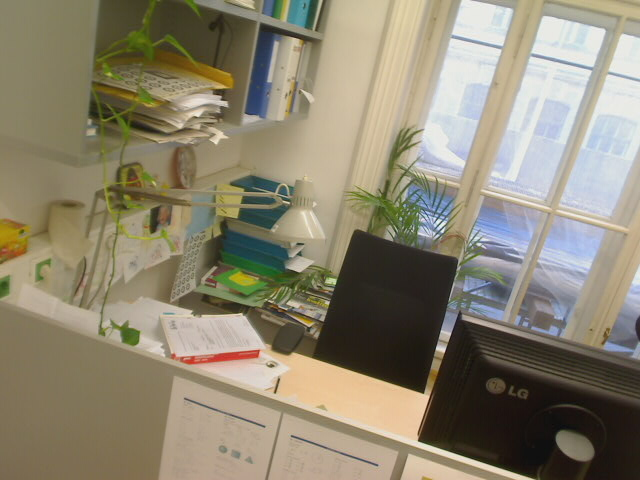
#> input picture Harris Corner Detection/desk/Image-00.jpg, 640 x 480 px
$ python main_harris_image.py
#> lines starting #> are read from the running program, lines starting #| are printed output that depends on the picture; after the words box and inside, x2 and y2 are one past the last pixel; in counts of white or black regions, pixels touching at a corner belong together
### Harris Corner Detection/harris_corner.py
#!/usr/bin/env python3
# -*- coding: utf-8 -*-

""" Corner detection with the Harris corner detector

Author: Fredrik Berg
MatrNr: 12105487
"""
import numpy as np
import cv2


def harris_corner(img: np.ndarray, sigma1: float, sigma2: float, k: float, threshold: float):
    """ Detect corners using the Harris corner detector

    :param img: Grayscale input image
    :type img: np.ndarray with shape (height, width) with dtype = np.float32 and values in the range [0., 1.]

    :param sigma1: Sigma for the first Gaussian filtering
    :type sigma1: float

    :param sigma2: Sigma for the second Gaussian filtering
    :type sigma2: float

    :param k: Coefficient for harris formula
    :type k: float

    :param threshold: corner threshold
    :type threshold: float

    :return: (i_xx, i_yy, i_xy, g_xx, g_yy, g_xy, h_dense, h_nonmax, corners):
        i_xx: squared input image filtered with derivative of gaussian in x-direction
        i_yy: squared input image filtered with derivative of gaussian in y-direction
        i_xy: Multiplication of input image filtered with derivative of gaussian in x- and y-direction
        g_xx: i_xx filtered by larger gaussian
        g_yy: i_yy filtered by larger gaussian
        g_xy: i_xy filtered by larger gaussian
        h_dense: Result of harris calculation for every pixel. Array of same size as input image.
            Values normalized to the range (-inf, 1.]
        h_nonmax: Binary mask of non-maxima suppression. Array of same size as input image.
            1 where values are NOT suppressed, 0 where they are.
        corners: n x 3 array containing all detected corners after thresholding and non-maxima suppression.
            Every row vector represents a corner with the elements [y, x, d]
            (d is the result of the harris calculation)
    :rtype: (np.ndarray, np.ndarray, np.ndarray, np.ndarray, np.ndarray, np.ndarray, np.ndarray, np.ndarray, np.ndarray)

    """

    ######################################################

    # Below I create the two gaussian filters that will be used for this harris corner detector. I also calculate \
    # the derivatives in the x- and y-directions for my first kernel (the one using sigma1)

    kernel_width = 2 * round(3 * sigma1) + 1
    kernel1 = cv2.getGaussianKernel(kernel_width, sigma1)
    kernel2 = cv2.getGaussianKernel(kernel_width, sigma2)
    gauss1 = np.outer(kernel1, kernel1.transpose())
    gauss2 = np.outer(kernel2, kernel2.transpose())
    derivative_x, derivative_y = np.gradient(gauss1)

    # Here I calculate the two derivatives of the image, Ix and Iy as well as Ixx, Ixy and Iyy

    i_x = cv2.filter2D(img, -1, derivative_x)
    i_y = cv2.filter2D(img, -1, derivative_y)
    i_xx = np.square(i_x)
    i_yy = np.square(i_y)
    i_xy = i_x * i_y

    # Calculates the different parts of the M-matrix, Gxx, Gxy and Gyy

    g_xx = cv2.filter2D(i_xx, -1, gauss2)
    g_yy = cv2.filter2D(i_yy, -1, gauss2)
    g_xy = cv2.filter2D(i_xy, -1, gauss2)

    # Here I calculate the determinant and trace of M to finally calculate R. I also normalize it

    deter_m = (g_xx * g_yy) - (g_xy ** 2)
    trace_m = g_xx + g_yy
    r = deter_m - (k * (trace_m ** 2))
    norm_r = r / np.amax(r)

    # Finally I calculate Harris feature value for each of the pixels in the original image! I also create \
    # a list for the corners array. I then iterate through my out from the non-max and for the values which \
    # are larger than the threshold and if non_max is 1 at that position I add it to the corner-list which \
    # I then turn into the array corners which is returned

    h_nonmax = non_max(norm_r)
    corner_list = []
    corner_row, corner_col = np.where(norm_r > threshold)
    for i in range(corner_row.size):
        if h_nonmax[corner_row[i]][corner_col[i]] == 1:
            corner_list.append([corner_row[i], corner_col[i], h_nonmax[corner_row[i]][corner_col[i]]])

    corners = np.array(corner_list, dtype=int)

    return i_xx, i_yy, i_xy, g_xx, g_yy, g_xy, norm_r, h_nonmax, corners

    ######################################################


def non_max(mat: np.ndarray):
    """ Return a matrix in which only local maxima of the input matrix are set to 1, all other values are set to 0

    :param mat: Input matrix
    :type mat: np.ndarray with shape (height, width) with dtype = np.float32 and values in the range (-inf, 1.]

    :return: Binary Matrix with the same dimensions as the input matrix
    :rtype: np.ndarray with shape (height, width) with dtype = int and values in {0,1}

    """

    ######################################################

    # First i generate 8 matrices where I've shifted the pixels so that the pixel I want to check is in the middle \
    # compared to the original matrix mat. For the rows and columns that get rolled around I set them to nan to avoid \
    # issues.

    # Matrix where the pixel to the right is in the middle
    mat_xp = np.roll(mat, 1, axis=1)
    mat_xp[:, 0] = np.nan
    # Matrix where the pixel to the left is in the middle
    mat_xm = np.roll(mat, -1, axis=1)
    mat_xm[:, -1] = np.nan
    # Matrix where the pixel above is in the middle
    mat_yp = np.roll(mat, 1, axis=0)
    mat_yp[0, :] = np.nan
    # Matrix where the pixel below is in the middle
    mat_ym = np.roll(mat, -1, axis=0)
    mat_ym[-1, :] = np.nan
    # Matrix where the pixel in the lower right corner is in the middle
    mat_dig_p = np.roll(np.roll(mat, -1, axis=0), -1, axis=1)
    mat_dig_p[-1, :] = np.nan
    mat_dig_p[:, -1] = np.nan
    # Matrix where the pixel in the upper left corner is in the middle
    mat_dig_m = np.roll(np.roll(mat, 1, axis=0), 1, axis=1)
    mat_dig_m[0, :] = np.nan
    mat_dig_m[:, 0] = np.nan
    # Matrix where the pixel in the lower left corner is in the middle
    mat_adig_p = np.roll(np.roll(mat, -1, axis=0), 1, axis=1)
    mat_adig_p[-1, :] = np.nan
    mat_adig_p[0, :] = np.nan
    # Matrix where the pixel in the upper right corner is in the middle
    mat_adig_m = np.roll(np.roll(mat, 1, axis=0), -1, axis=1)
    mat_adig_m[0, :] = np.nan
    mat_adig_m[:, -1] = np.nan

    # Here i generate 8 different boolean matrices where the comparisons for all adjacent neighbors of the center \
    # pixel is carried out.
    comp_xp = mat > mat_xp
    comp_yp = mat > mat_yp
    comp_dig_p = mat > mat_dig_p
    comp_adig_p = mat > mat_adig_p
    comp_xm = mat > mat_xm
    comp_ym = mat > mat_ym
    comp_dig_m = mat > mat_dig_m
    comp_adig_m = mat > mat_adig_m

    # Here I generate a complete boolean map which checks where the center pixel is larger than all neighbors
    local_max = comp_xp & comp_yp & comp_dig_p & comp_adig_p & comp_xm & comp_ym & comp_dig_m & comp_adig_m

    # Finally i create the output array where all local maxima are set to 1 and the other pixels set to 0.
    output = np.where(local_max == True, 1, 0)
    return output

    ######################################################

### Harris Corner Detection/helper_functions.py
#!/usr/bin/env python3
# -*- coding: utf-8 -*-

"""
Machine Vision and Cognitive Robotics (376.054)
Exercise 2: Harris Corners
Clara Haider, Matthias Hirschmanner 2021
Automation & Control Institute, TU Wien

Tutors: machinevision@acin.tuwien.ac.at
"""
import numpy as np
import matplotlib.pyplot as plt
import cv2


# [49 lines left out: function show_image, not called in this run]

def show_corners(img: np.ndarray,
                 i_xx: np.ndarray,
                 i_yy: np.ndarray,
                 i_xy: np.ndarray,
                 g_xx: np.ndarray,
                 g_yy: np.ndarray,
                 g_xy: np.ndarray,
                 h_dense: np.ndarray,
                 h_nonmax: np.ndarray,
                 corners: np.ndarray,
                 debug_corners: bool = False,
                 save_image: bool = False) -> None:
    """ Plot the corners in an image and optionally the intermediate steps

    :param img: Grayscale input image
    :param i_xx: squared input image filtered with derivative of gaussian in x-direction
    :param i_yy: squared input image filtered with derivative of gaussian in y-direction
    :param i_xy: Multiplication of input image filtered with derivative of gaussian in x- and y-direction
    :param g_xx: i_xx filtered by larger gaussian
    :param g_yy: i_yy filtered by larger gaussian
    :param g_xy: i_xy filtered by larger gaussian
    :param h_dense: Result of harris calculation for every pixel. Array of same size as input image.
            Values normalized to 0-1
    :param h_nonmax: Binary mask of non-maxima suppression. Array of same size as input image.
            1 where values are NOT suppressed, 0 where they are.
    :param corners: n x 3 matrix containing all detected corners after thresholding and non-maxima suppression.
            Every row vector represents a corner with the elements [y, x, d]
            (d is the result of the harris calculation)
    :param debug_corners: If True will also plot all intermediate images
    :param save_image: If True will save the figure
    :return: None
    """

    if not debug_corners:
        plt.imshow(img, cmap='gray')

        # plot red X at Corners
        plt.scatter(x=corners[:, 1], y=corners[:, 0], c='red', marker='x', lw=0.3)
        if save_image:
            plt.savefig('corners.png', dpi=300)
        plt.show()

    else:
        i_xx = i_xx / np.amax(i_xx)
        i_yy = i_yy / np.amax(i_yy)
        i_xy = i_xy / np.amax(i_xy)
        g_xx = g_xx / np.amax(g_xx)
        g_yy = g_yy / np.amax(g_yy)
        g_xy = g_xy / np.amax(g_xy)
        h_nonmax = h_nonmax / np.amax(h_nonmax)
        h_dense = h_dense / np.amax(h_dense)

        fig, ax = plt.subplots(3, 3, figsize=(20, 10))
        plt.subplot(3, 3, 1)
        plt.title("I")
        plt.imshow(img, cmap='gray')
        plt.scatter(x=corners[:, 1], y=corners[:, 0], c='red', marker='x', s=10, lw=0.3)

        plt.subplot(3, 3, 2)
        plt.title("Ixx")
        plt.imshow(i_xx, cmap='gray')

        plt.subplot(3, 3, 3)
        plt.title("Iyy")
        plt.imshow(i_yy, cmap='gray')

        plt.subplot(3, 3, 4)
        plt.title("Ixy")
        plt.imshow(i_xy, cmap='gray', vmin=0, vmax=1)

        plt.subplot(3, 3, 5)
        plt.title("Gxx")
        plt.imshow(g_xx, cmap='gray')

        plt.subplot(3, 3, 6)
        plt.title("Gyy")
        plt.imshow(g_yy, cmap='gray')

        plt.subplot(3, 3, 7)
        plt.title("Gxy")
        plt.imshow(g_xy, cmap='gray', vmin=0, vmax=1)

        plt.subplot(3, 3, 8)
        plt.title("Hdense")
        plt.imshow(h_dense, cmap='gray')

        plt.subplot(3, 3, 9)
        plt.title("Hnonmax")
        plt.imshow(h_nonmax, cmap='gray')
        if save_image:
            plt.savefig('debug_image.png', dpi=300)
        plt.show()


# [108 lines left out: functions show_matches, circle_mask, rotate_bound, not called in this run]

### Harris Corner Detection/main_harris_image.py
#!/usr/bin/env python3
# -*- coding: utf-8 -*-

"""
Machine Vision and Cognitive Robotics (376.054)
Exercise 2a: Harris Corners
Clara Haider, Matthias Hirschmanner 2021
Automation & Control Institute, TU Wien

Tutors: machinevision@acin.tuwien.ac.at
"""
from pathlib import Path

import cv2
import numpy as np

from harris_corner import harris_corner
from helper_functions import show_corners

if __name__ == '__main__':
    debug_corners = True  # <<< change to reduce output when you're done
    save_image = True
    img_file = 'desk/Image-00.jpg'

    # parameters <<< try different settings!
    sigma1 = 0.8
    sigma2 = 1.5
    k = 0.04
    threshold = 0.01

    # Read image
    current_path = Path(__file__).parent
    img_gray = cv2.imread(str(current_path.joinpath(img_file)), cv2.IMREAD_GRAYSCALE)
    if img_gray is None:
        raise FileNotFoundError("Couldn't load image in " + str(current_path))

    # Convert image from uint8 with range [0,255] to float32 with range [0,1]
    img_gray = img_gray.astype(np.float32) / 255.

    # Harris corner detector
    i_xx, i_yy, i_xy, g_xx, g_yy, g_xy, h_dense, h_nonmax, corners \
        = harris_corner(img_gray,
                        sigma1=sigma1,
                        sigma2=sigma2,
                        k=k,
                        threshold=threshold)
#> in non_max, `mat_adig_p[0, :] = np.nan`:
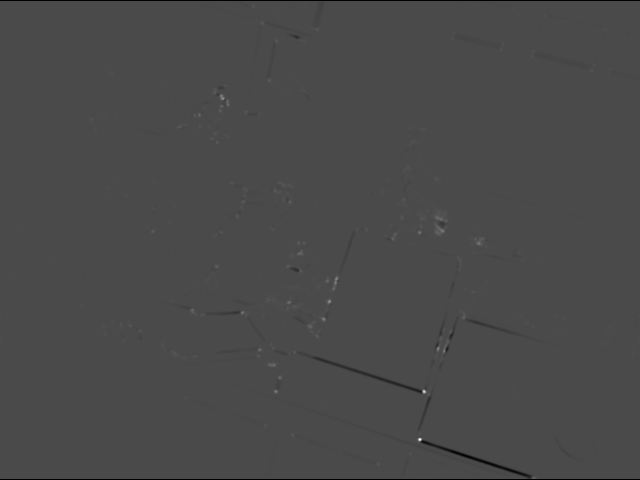
#> mat_adig_p: shape (480, 640) float32; 0.42% of the values are NaN or infinite; the others: min -0.413, max 1, mean -0.000587; drawn with min black, max white, NaN and infinite black
#> in non_max, `comp_xp = mat > mat_xp`:
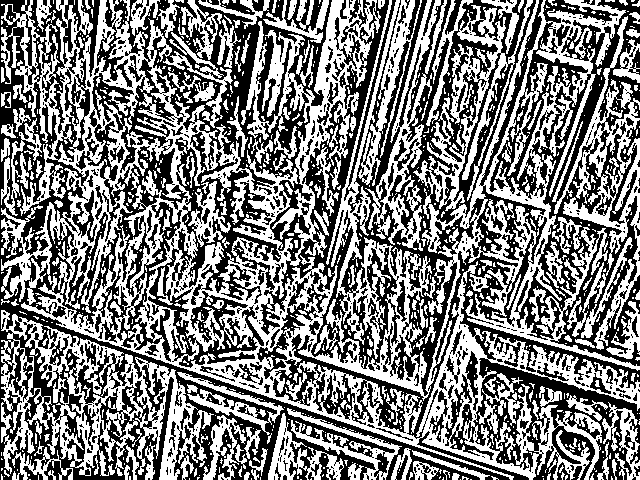
#> comp_xp: shape (480, 640) bool; 49.4% white; 882 white regions (683 under 20 px), largest, box (x1, y1, x2, y2) and area: (1, 0, 640, 480) 87711, (1, 310, 214, 480) 11399, (554, 16, 640, 350) 5998
#> in non_max, `comp_xm = mat > mat_xm`:
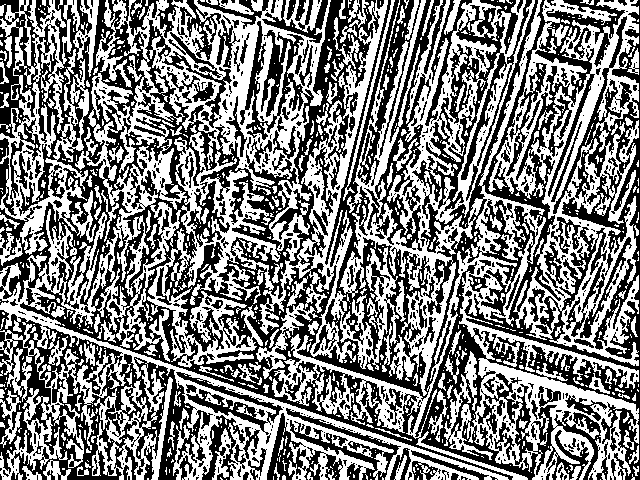
#> comp_xm: shape (480, 640) bool; 49.9% white; 864 white regions (693 under 20 px), largest, box (x1, y1, x2, y2) and area: (0, 0, 509, 480) 66179, (272, 0, 639, 480) 39789, (488, 0, 639, 366) 19744
#> in non_max, `comp_ym = mat > mat_ym`:
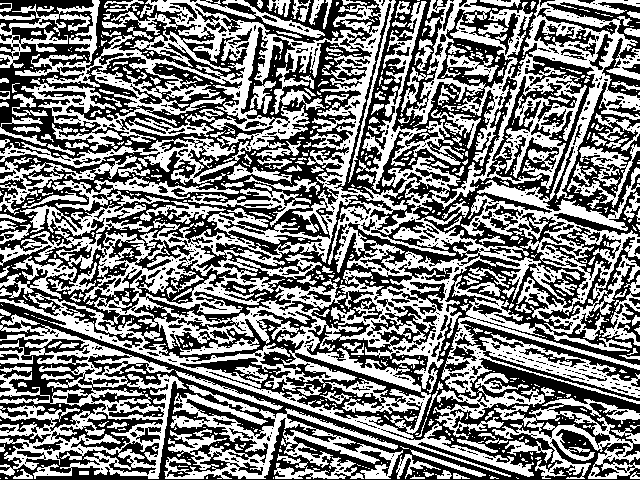
#> comp_ym: shape (480, 640) bool; 49.6% white; 823 white regions (623 under 20 px), largest, box (x1, y1, x2, y2) and area: (0, 0, 640, 477) 98268, (0, 314, 187, 479) 10900, (164, 384, 403, 479) 7056
#> in non_max, `comp_dig_m = mat > mat_dig_m`:
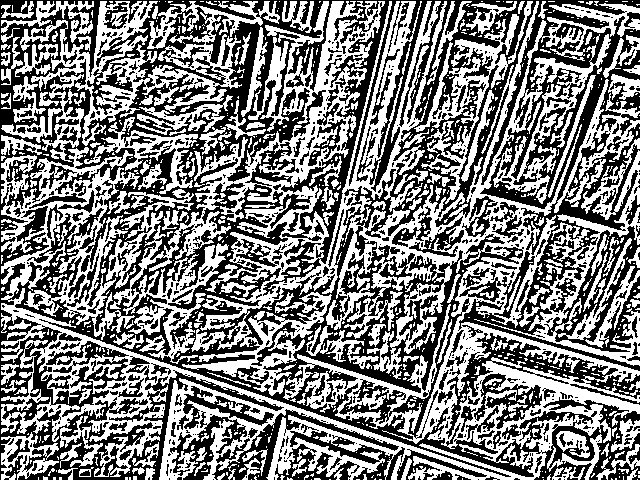
#> comp_dig_m: shape (480, 640) bool; 49.6% white; 875 white regions (683 under 20 px), largest, box (x1, y1, x2, y2) and area: (1, 1, 640, 480) 63591, (110, 1, 447, 396) 32545, (1, 1, 280, 162) 11318
#> in non_max, `comp_adig_m = mat > mat_adig_m`:
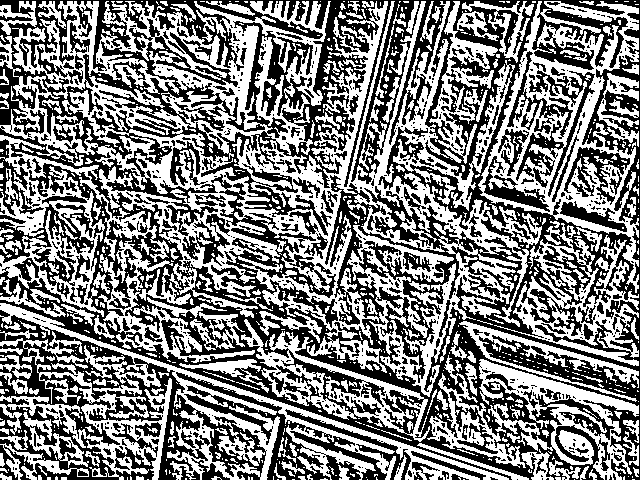
#> comp_adig_m: shape (480, 640) bool; 50.1% white; 874 black regions (676 under 20 px), largest, box (x1, y1, x2, y2) and area: (0, 0, 640, 480) 104336, (0, 310, 267, 480) 10249, (176, 372, 387, 480) 4424
#> in non_max, `local_max = comp_xp & comp_yp & comp_dig_p & comp_adig_p & comp_xm & c..`:
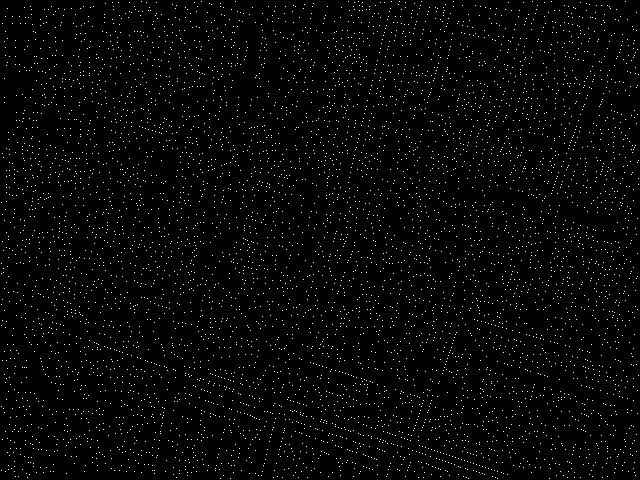
#> local_max: shape (480, 640) bool; 2% white in thin lines or dots
#> in harris_corner, `corner_row, corner_col = np.where(norm_r > threshold)`: corner_row = 4131 values from 5 to 479; corner_col = 4131 values, max 639 at index 3120, min 22 at index 1719, mean 328.4
#> after the loop in harris_corner, `for i in range(corner_row.size):`: corner_list = 291 items, first 6: [7, 252, 1], [10, 511, 1], [16, 544, 1], [22, 255, 1], [24, 261, 1], [27, 305, 1]
#> in harris_corner, `corners = np.array(corner_list, dtype=int)`: corners = 291 rows, first 8: [7, 252, 1], [10, 511, 1], [16, 544, 1], [22, 255, 1], [24, 261, 1], [27, 305, 1], [28, 310, 1], [30, 316, 1]
    # Show detected corners
    show_corners(img_gray,
                 i_xx,
                 i_yy,
                 i_xy,
                 g_xx,
                 g_yy,
                 g_xy,
                 h_dense,
                 h_nonmax,
                 corners,
                 debug_corners=debug_corners,
                 save_image=save_image)

$ run again, with Harris Corner Detection/desk/Image-01.jpg copied over Harris Corner Detection/desk/Image-00.jpg
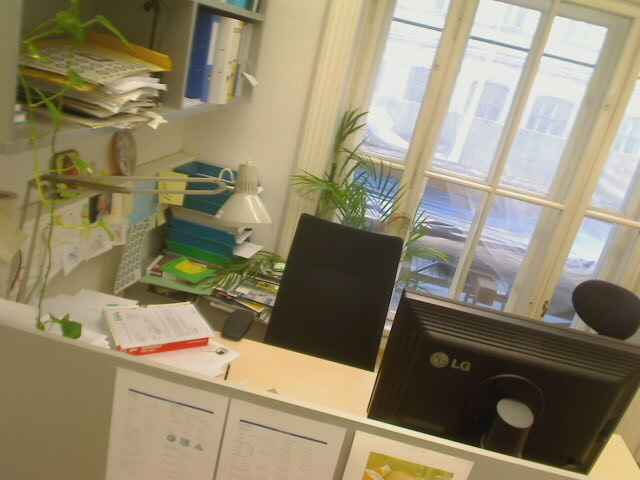
#> input picture Harris Corner Detection/desk/Image-01.jpg, 640 x 480 px
#> in non_max, `comp_xp = mat > mat_xp`:
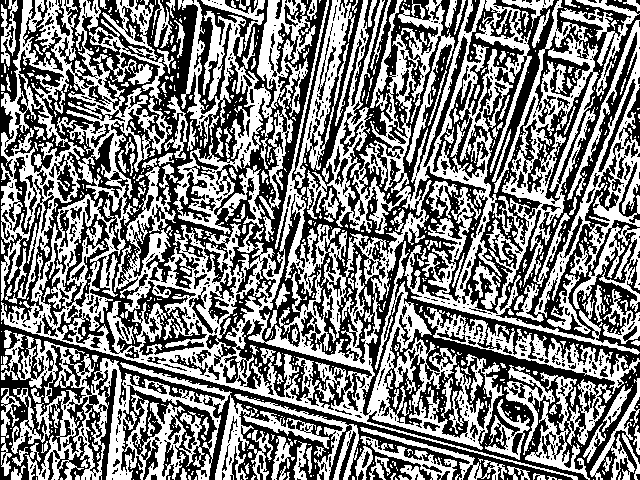
#> comp_xp: shape (480, 640) bool; 49.8% white; 843 white regions (665 under 20 px), largest, box (x1, y1, x2, y2) and area: (1, 0, 640, 480) 82774, (1, 333, 330, 480) 13886, (173, 0, 316, 234) 11571
#> comp_yp: shape (480, 640) bool; 49.8% white; 869 white regions (700 under 20 px), largest, box (x1, y1, x2, y2) and area: (0, 1, 621, 457) 58819, (283, 1, 640, 351) 31033, (0, 325, 588, 480) 16158
#> comp_dig_p: shape (480, 640) bool; 49.5% white; 928 white regions (697 under 20 px), largest, box (x1, y1, x2, y2) and area: (0, 0, 639, 479) 76001, (212, 0, 468, 376) 14549, (423, 0, 639, 188) 9533
#> comp_adig_p: shape (480, 640) bool; 49.4% white; 922 white regions (702 under 20 px), largest, box (x1, y1, x2, y2) and area: (0, 1, 640, 479) 60205, (397, 1, 640, 354) 21039, (0, 330, 546, 479) 16434
#> comp_xm: shape (480, 640) bool; 49.7% white; 875 white regions (699 under 20 px), largest, box (x1, y1, x2, y2) and area: (0, 0, 639, 480) 86934, (432, 0, 639, 352) 25503, (0, 319, 572, 480) 18788
#> comp_ym: shape (480, 640) bool; 49.7% white; 854 white regions (658 under 20 px), largest, box (x1, y1, x2, y2) and area: (0, 0, 640, 479) 78660, (328, 0, 516, 193) 9109, (0, 0, 243, 110) 8083
#> comp_dig_m: shape (480, 640) bool; 50% white; 870 white regions (670 under 20 px), largest, box (x1, y1, x2, y2) and area: (1, 1, 640, 406) 71539, (1, 290, 640, 480) 29858, (1, 1, 319, 245) 15443
#> comp_adig_m: shape (480, 640) bool; 50% white; 885 white regions (683 under 20 px), largest, box (x1, y1, x2, y2) and area: (0, 1, 639, 480) 106399, (0, 324, 572, 480) 11218, (189, 307, 587, 480) 7963
#> in non_max, `local_max = comp_xp & comp_yp & comp_dig_p & comp_adig_p & comp_xm & c..`:
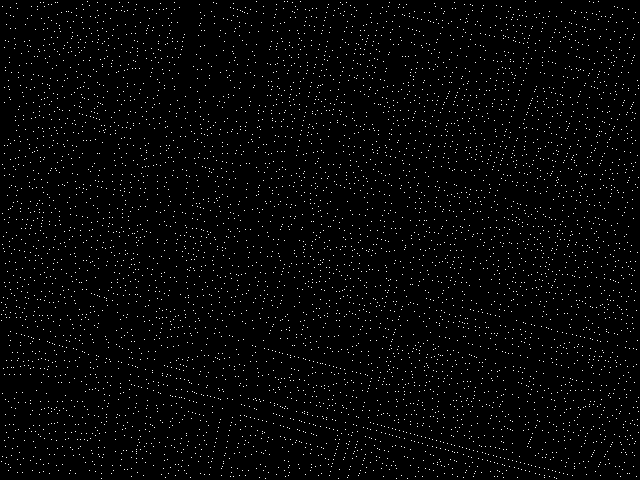
#> local_max: shape (480, 640) bool; 2% white in thin lines or dots
#> output: shape (480, 640) int64; values 0 (black) and 1 (white), 2% white in thin lines or dots
#> corner_row = 4538 values from 0 to 476; corner_col = 4538 values, max 639 at index 4347, min 16 at index 484, mean 291.3
#> after the loop in harris_corner, `for i in range(corner_row.size):`: corner_list = 316 items, first 6: [4, 199, 1], [9, 250, 1], [11, 256, 1], [13, 539, 1], [15, 394, 1], [16, 556, 1]
#> in harris_corner, `corners = np.array(corner_list, dtype=int)`: corners = 316 rows, first 8: [4, 199, 1], [9, 250, 1], [11, 256, 1], [13, 539, 1], [15, 394, 1], [16, 556, 1], [20, 231, 1], [21, 392, 1]
